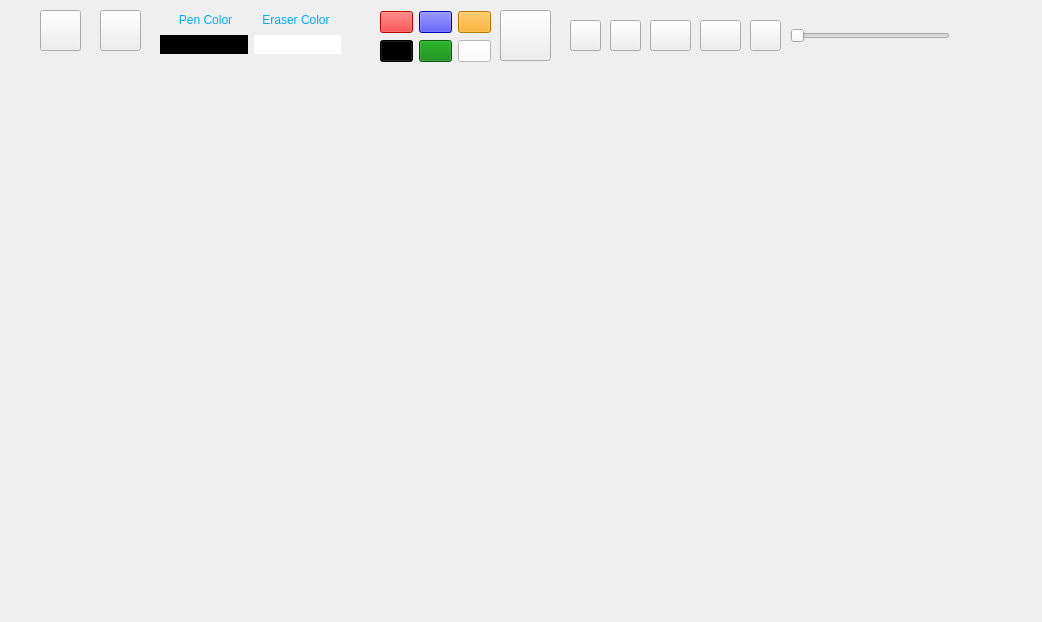
<?xml version="1.0" encoding="UTF-8"?>
<ui version="4.0">
 <class>paint</class>
 <widget class="QMainWindow" name="paint">
  <property name="geometry">
   <rect>
    <x>0</x>
    <y>0</y>
    <width>1042</width>
    <height>622</height>
   </rect>
  </property>
  <property name="minimumSize">
   <size>
    <width>1042</width>
    <height>622</height>
   </size>
  </property>
  <property name="maximumSize">
   <size>
    <width>1042</width>
    <height>622</height>
   </size>
  </property>
  <property name="sizeIncrement">
   <size>
    <width>0</width>
    <height>0</height>
   </size>
  </property>
  <property name="windowTitle">
   <string>paint</string>
  </property>
  <property name="styleSheet">
   <string notr="true">
#pen_button
{
border-image:url(:/tools/pen.png);
}

#eraser_button
{
border-image:url(:/tools/eraser.png);
}

#eraser_colorname, #pen_colorname
{
	font: 9pt &quot;MV Boli&quot;;
	color: rgb(0, 170, 255);
}

#pen_color_lbl
{
background-color:black;
}

#eraser_color_lbl
{
background-color:white;
}


#black_button
{
background-color: black;
}

#white_button
{
background-color: white;
}

#blue_button
{
background-color: blue;
}

#green_button
{
background-color: green;
}

#red_button
{
background-color: red;
}

#orange_button
{
background-color: orange;
}

#palette_button
{
border-image:url(:/tools/palette.png);
}

#line_button
{
border-image:url(:/tools/line.png);
}

#ellipse_button
{
border-image:url(:/tools/circle.png);
}

#rectangle_button
{
border-image:url(:/tools/rectangle.png);
}

#color_beam_button
{
border-image:url(:/tools/colorBeam.png);
}

#save_button
{
border-image:url(:/tools/save.png);
}
</string>
  </property>
  <widget class="QWidget" name="centralwidget">
   <widget class="QPushButton" name="pen_button">
    <property name="geometry">
     <rect>
      <x>40</x>
      <y>10</y>
      <width>41</width>
      <height>41</height>
     </rect>
    </property>
    <property name="styleSheet">
     <string notr="true"/>
    </property>
    <property name="text">
     <string/>
    </property>
   </widget>
   <widget class="QPushButton" name="eraser_button">
    <property name="geometry">
     <rect>
      <x>100</x>
      <y>10</y>
      <width>41</width>
      <height>41</height>
     </rect>
    </property>
    <property name="styleSheet">
     <string notr="true"/>
    </property>
    <property name="text">
     <string/>
    </property>
   </widget>
   <widget class="QWidget" name="layoutWidget">
    <property name="geometry">
     <rect>
      <x>380</x>
      <y>10</y>
      <width>111</width>
      <height>54</height>
     </rect>
    </property>
    <layout class="QGridLayout" name="gridLayout">
     <item row="0" column="0">
      <widget class="QPushButton" name="red_button">
       <property name="styleSheet">
        <string notr="true"/>
       </property>
       <property name="text">
        <string/>
       </property>
      </widget>
     </item>
     <item row="0" column="1">
      <widget class="QPushButton" name="blue_button">
       <property name="styleSheet">
        <string notr="true"/>
       </property>
       <property name="text">
        <string/>
       </property>
      </widget>
     </item>
     <item row="0" column="2">
      <widget class="QPushButton" name="orange_button">
       <property name="styleSheet">
        <string notr="true"/>
       </property>
       <property name="text">
        <string/>
       </property>
      </widget>
     </item>
     <item row="1" column="0">
      <widget class="QPushButton" name="black_button">
       <property name="styleSheet">
        <string notr="true"/>
       </property>
       <property name="text">
        <string/>
       </property>
      </widget>
     </item>
     <item row="1" column="1">
      <widget class="QPushButton" name="green_button">
       <property name="styleSheet">
        <string notr="true"/>
       </property>
       <property name="text">
        <string/>
       </property>
      </widget>
     </item>
     <item row="1" column="2">
      <widget class="QPushButton" name="white_button">
       <property name="styleSheet">
        <string notr="true"/>
       </property>
       <property name="text">
        <string/>
       </property>
      </widget>
     </item>
    </layout>
   </widget>
   <widget class="QPushButton" name="rectangle_button">
    <property name="geometry">
     <rect>
      <x>650</x>
      <y>20</y>
      <width>41</width>
      <height>31</height>
     </rect>
    </property>
    <property name="styleSheet">
     <string notr="true"/>
    </property>
    <property name="text">
     <string/>
    </property>
   </widget>
   <widget class="QPushButton" name="ellipse_button">
    <property name="geometry">
     <rect>
      <x>610</x>
      <y>20</y>
      <width>31</width>
      <height>31</height>
     </rect>
    </property>
    <property name="styleSheet">
     <string notr="true"/>
    </property>
    <property name="text">
     <string/>
    </property>
   </widget>
   <widget class="QPushButton" name="save_button">
    <property name="geometry">
     <rect>
      <x>750</x>
      <y>20</y>
      <width>31</width>
      <height>31</height>
     </rect>
    </property>
    <property name="styleSheet">
     <string notr="true"/>
    </property>
    <property name="text">
     <string/>
    </property>
   </widget>
   <widget class="QPushButton" name="palette_button">
    <property name="geometry">
     <rect>
      <x>500</x>
      <y>10</y>
      <width>51</width>
      <height>51</height>
     </rect>
    </property>
    <property name="sizePolicy">
     <sizepolicy hsizetype="Fixed" vsizetype="Fixed">
      <horstretch>0</horstretch>
      <verstretch>0</verstretch>
     </sizepolicy>
    </property>
    <property name="styleSheet">
     <string notr="true"/>
    </property>
    <property name="text">
     <string/>
    </property>
   </widget>
   <widget class="QSlider" name="pen_slider">
    <property name="geometry">
     <rect>
      <x>790</x>
      <y>25</y>
      <width>160</width>
      <height>21</height>
     </rect>
    </property>
    <property name="orientation">
     <enum>Qt::Horizontal</enum>
    </property>
   </widget>
   <widget class="QLabel" name="paper_label">
    <property name="geometry">
     <rect>
      <x>0</x>
      <y>90</y>
      <width>1042</width>
      <height>532</height>
     </rect>
    </property>
    <property name="text">
     <string/>
    </property>
   </widget>
   <widget class="QPushButton" name="line_button">
    <property name="geometry">
     <rect>
      <x>570</x>
      <y>20</y>
      <width>31</width>
      <height>31</height>
     </rect>
    </property>
    <property name="styleSheet">
     <string notr="true"/>
    </property>
    <property name="text">
     <string/>
    </property>
   </widget>
   <widget class="QWidget" name="layoutWidget">
    <property name="geometry">
     <rect>
      <x>160</x>
      <y>10</y>
      <width>181</width>
      <height>44</height>
     </rect>
    </property>
    <layout class="QGridLayout" name="gridLayout_4">
     <item row="1" column="0">
      <layout class="QGridLayout" name="gridLayout_3">
       <item row="0" column="0">
        <widget class="QLabel" name="pen_color_lbl">
         <property name="styleSheet">
          <string notr="true"/>
         </property>
         <property name="text">
          <string/>
         </property>
        </widget>
       </item>
       <item row="0" column="1">
        <widget class="QLabel" name="eraser_color_lbl">
         <property name="styleSheet">
          <string notr="true"/>
         </property>
         <property name="text">
          <string/>
         </property>
        </widget>
       </item>
      </layout>
     </item>
     <item row="0" column="0">
      <layout class="QGridLayout" name="gridLayout_2">
       <property name="spacing">
        <number>0</number>
       </property>
       <item row="0" column="2">
        <widget class="QLabel" name="eraser_colorname">
         <property name="text">
          <string>Eraser Color</string>
         </property>
         <property name="alignment">
          <set>Qt::AlignCenter</set>
         </property>
        </widget>
       </item>
       <item row="0" column="1">
        <widget class="QLabel" name="pen_colorname">
         <property name="text">
          <string>Pen Color</string>
         </property>
         <property name="alignment">
          <set>Qt::AlignCenter</set>
         </property>
        </widget>
       </item>
      </layout>
     </item>
    </layout>
   </widget>
   <widget class="QPushButton" name="color_beam_button">
    <property name="geometry">
     <rect>
      <x>700</x>
      <y>20</y>
      <width>41</width>
      <height>31</height>
     </rect>
    </property>
    <property name="styleSheet">
     <string notr="true"/>
    </property>
    <property name="text">
     <string/>
    </property>
   </widget>
  </widget>
 </widget>
 <resources/>
 <connections/>
</ui>
